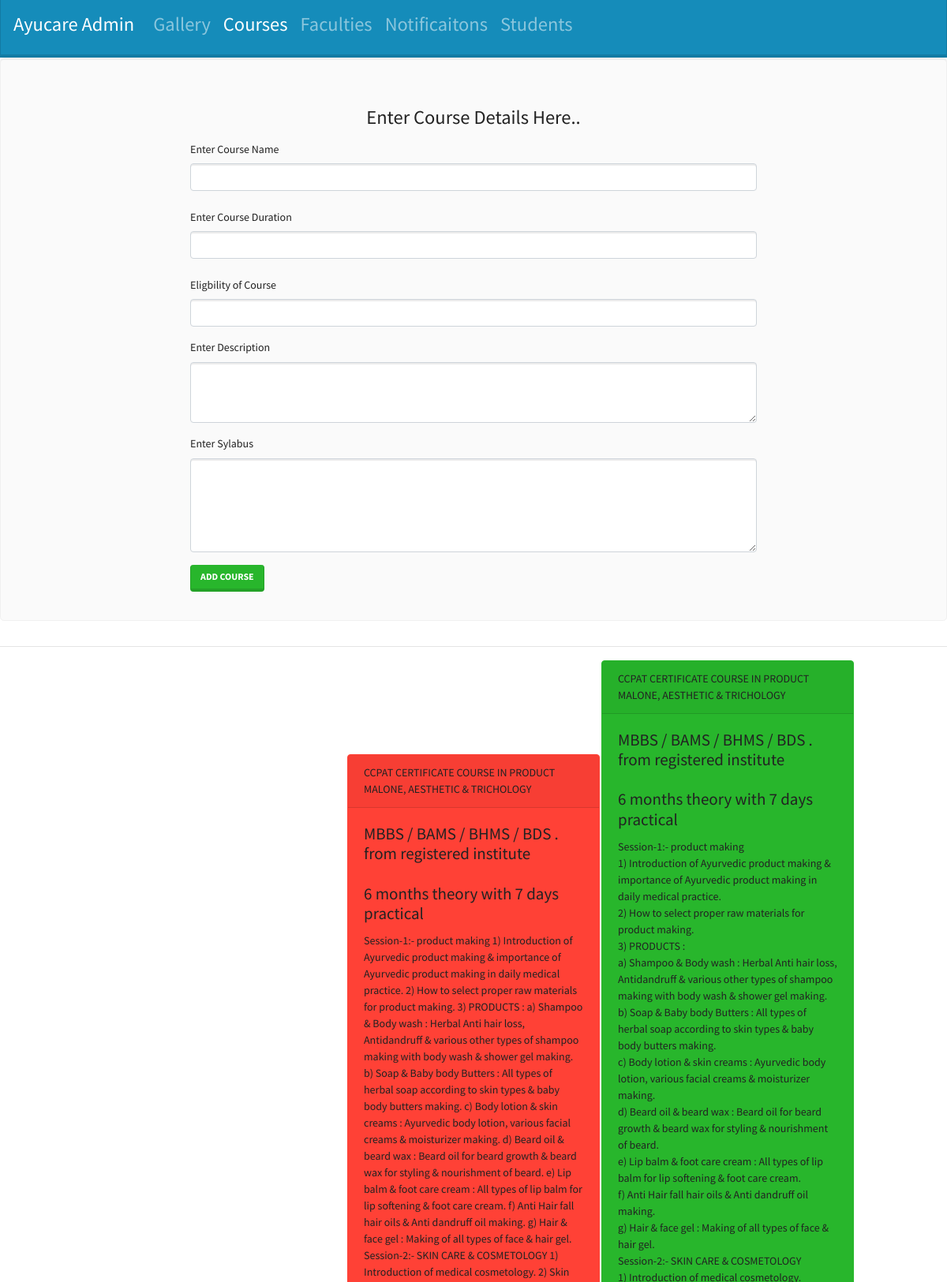
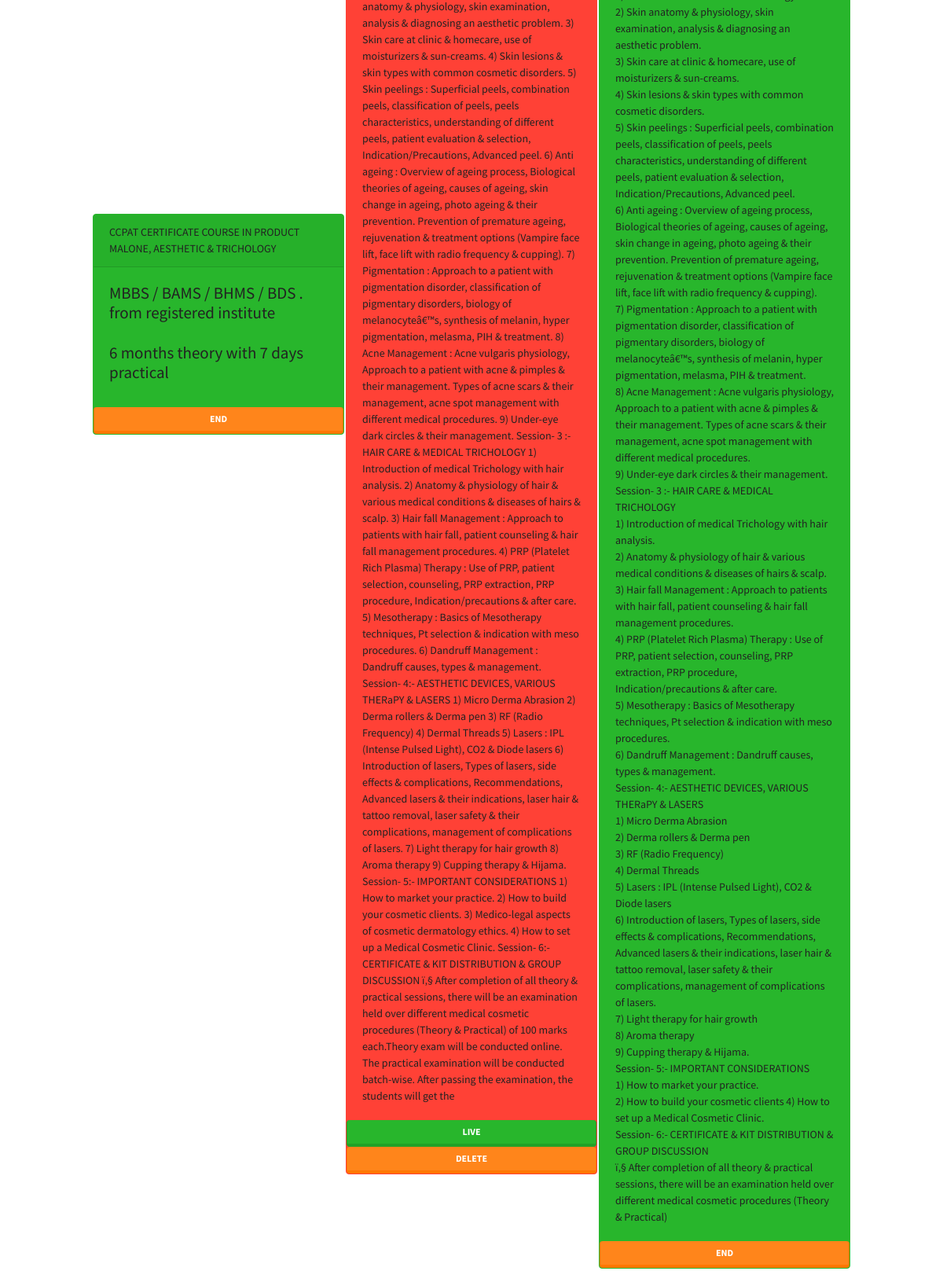
The page /server/courses/index.php on the database its author committed (2 pictures, top to bottom).
### tables this page shows
CREATE TABLE `course` (
  `id` int(255) NOT NULL,
  `name` varchar(255) NOT NULL,
  `eligiblity` varchar(255) NOT NULL,
  `description` varchar(500) NOT NULL,
  `sylabus` varchar(4000) NOT NULL,
  `duration` varchar(255) NOT NULL,
  `active` int(255) NOT NULL
);

### server/Courses.php (called while the page is built, shortened)
<?php
    class Courses extends Connection{
        function fetchCourses(){
            $courses = array();
            $conn = Connection::connect();
            $sql = "select * from course";
            $res = $conn->query($sql);
            while($row = $res->fetch_array()){
                $course = array();
                array_push($course,$row['id'],$row['name'],$row['eligiblity'],$row['description'],$row['duration'],$row['active'],$row['sylabus']);
                array_push($courses,$course);
            }
            return $courses;
        }
    }
?>

### server/courses/index.php (the view, shortened to what this page needs)
<!DOCTYPE html>
<?php include '../Courses.php'; ?>
<html lang="en">
<head>
    <link rel="stylesheet" href="../../css/bootstrap.min.css">
</head>
<body>
<nav class="navbar navbar-expand-lg navbar-dark bg-primary">
  <a class="navbar-brand" href="#"><h3>Ayucare Admin</h3></a>
  <div class="collapse navbar-collapse" id="navbarColor01">
    <ul class="navbar-nav mr-auto">
    <li class="nav-item">
        <a class="nav-link" href="../gallery"><h3>Gallery</h3></a>
      </li>
      <li class="nav-item active">
        <a class="nav-link" href="../courses"><h3>Courses</h3></a>
      </li>
      <li class="nav-item">
        <a class="nav-link" href="../faculty"><h3>Faculties</h3></a>
      </li>
      <li class="nav-item">
        <a class="nav-link" href="../Notification"><h3>Notificaitons</h3></a>
      </li>
      <li class="nav-item">
        <a class="nav-link" href="../student"><h3>Students</h3></a>
      </li>
    </ul>
</nav>
<div class="jumbotron" style="padding:20%;padding-top:5%;padding-bottom:3%;">
<center>
  <h3>Enter Course Details Here..</h3>
</center>
<form action="addData.php" method="post">
<div class="form-group">
  <label class="col-form-label" for="inputDefault">Enter Course Name</label>
  <input type="text" class="form-control" name="courseName" id="courseName">
</div>
<div class="form-group">
  <label class="col-form-label" for="inputDefault">Enter Course Duration</label>
  <input type="text" class="form-control" name="courseDuration" id="courseDuration">
</div>
<div class="form-group">
  <label class="col-form-label" for="inputDefault">Eligbility of Course</label>
  <input type="text" class="form-control" name="eligiblity" id="eligiblity">
</div>
    <div class="form-group">
      <label for="exampleTextarea">Enter Description</label>
      <textarea class="form-control" id="courseDescription" name="courseDescription" rows="3"></textarea>
    </div>
    <div class="form-group">
      <label for="exampleTextarea">Enter Sylabus</label>
      <textarea class="form-control" id="courseSylabus" name="courseSylabus" rows="5"></textarea>
    </div>
    <button type="submit" class="btn btn-success" onclick="addCourse()" name="courseAdd">Add Course</button>
</div>
<hr>
<center>
<table>
  <tr>
  <?php
    $obj = new Courses;
    $Courses = $obj->fetchCourses();
    $i = 0;
    foreach($Courses as $courses){
      $i++;
      if($i == 4){
        echo "</tr><tr>";
      }else{
        if($courses[5] == 1){
?>
  <td>
          <div class="card border-success bg-success mb-3" style="max-width: 20rem;">
  <div class="card-header"><?php echo $courses[1];?></div>
    <div class="card-body">
      <h4 class="card-title"><?php echo $courses[2]."<br><br>".$courses[4];?></h4>
      <p class="card-text"><?php echo $courses[6]?></p>
    </div>
    <button type="button" class="btn btn-warning" onclick="endCourse(<?php echo $courses[0]; ?>)">END</button>
    </td>
<?php
        }else{
  ?>
  <td>
  <div class="card border-danger bg-danger mb-3" style="max-width: 20rem;">
  <div class="card-header"><?php echo $courses[1];?></div>
    <div class="card-body">
      <h4 class="card-title"><?php echo $courses[2]."<br><br>".$courses[4];?></h4>
      <p class="card-text"><?php echo $courses[6];?></p>
    </div>
    <button type="button" class="btn btn-success" onclick="liveCourse(<?php echo $courses[0]; ?>)">LIVE</button>
    <button type="button" class="btn btn-warning" onclick="deleteCourse(<?php echo $courses[0]; ?>)">DELETE</button>
  </div>
  </td>
    <?php
        }
      }
    }
    ?>
  </tr>
</table>
</center>
</body>
</html>

### rows shown on the page
course: name "CCPAT CERTIFICATE COURSE IN PRODUCT MALONE, AESTHETIC & TRICHOLOGY", eligiblity "MBBS / BAMS / BHMS / BDS . from registered institute", duration "6 months theory with 7 days practical"
course: name "CCPAT CERTIFICATE COURSE IN PRODUCT MALONE, AESTHETIC & TRICHOLOGY", eligiblity "MBBS / BAMS / BHMS / BDS . from registered institute", duration "6 months theory with 7 days practical", sylabus "Session-1:- product making 1) Introduction of Ayurvedic product making & importance of Ayurvedic product making in daily medical practice. 2) How to select proper raw materials for product making. 3) PRODUCTS : a) Shampoo & Body wash : Herbal Anti hair loss, Antidandruff & various other types of shampoo making with body wash & shower gel making. b) Soap & Baby body Butters : All types of herbal soap according to skin types & baby body butters making. c) Body lotion & skin creams : Ayurvedic body lotion, various facial creams & moisturizer making. d) Beard oil & beard wax : Beard oil for beard growth & beard wax for styling & nourishment of beard. e) Lip balm & foot care cream : All types of…"
course: name "CCPAT CERTIFICATE COURSE IN PRODUCT MALONE, AESTHETIC & TRICHOLOGY", eligiblity "MBBS / BAMS / BHMS / BDS . from registered institute", duration "6 months theory with 7 days practical", sylabus "Session-1:- product making 1) Introduction of Ayurvedic product making & importance of Ayurvedic product making in daily medical practice. 2) How to select proper raw materials for product making. 3) PRODUCTS : a) Shampoo & Body wash : Herbal Anti hair loss, Antidandruff & various other types of shampoo making with body wash & shower gel making. b) Soap & Baby body Butters : All types of herbal soap according to skin types & baby body butters making. c) Body lotion & skin creams : Ayurvedic body lotion, various facial creams & moisturizer making. d) Beard oil & beard wax : Beard oil for beard growth & beard wax for styling & nourishment of beard. e) Lip balm & foot care cream : All types of…"
